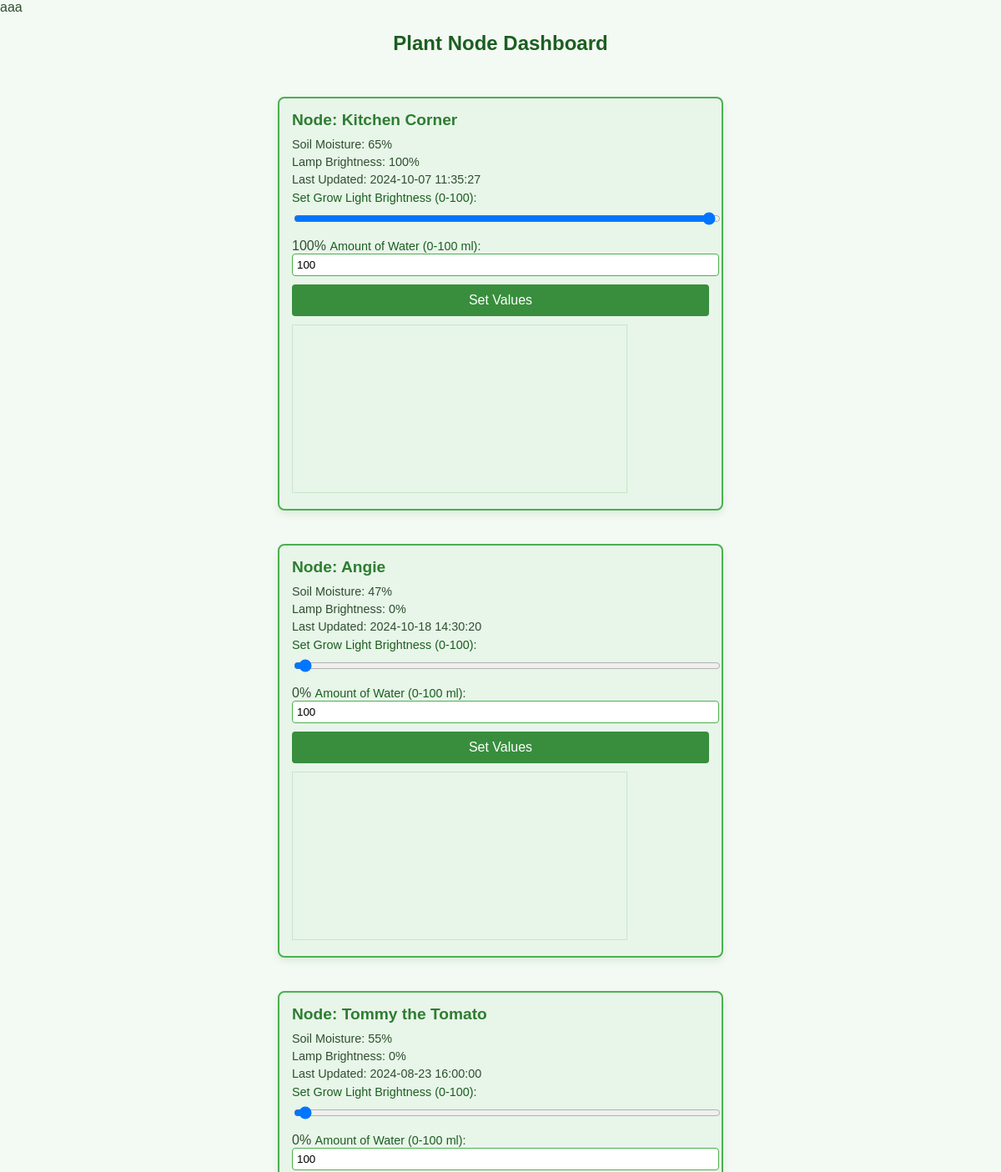
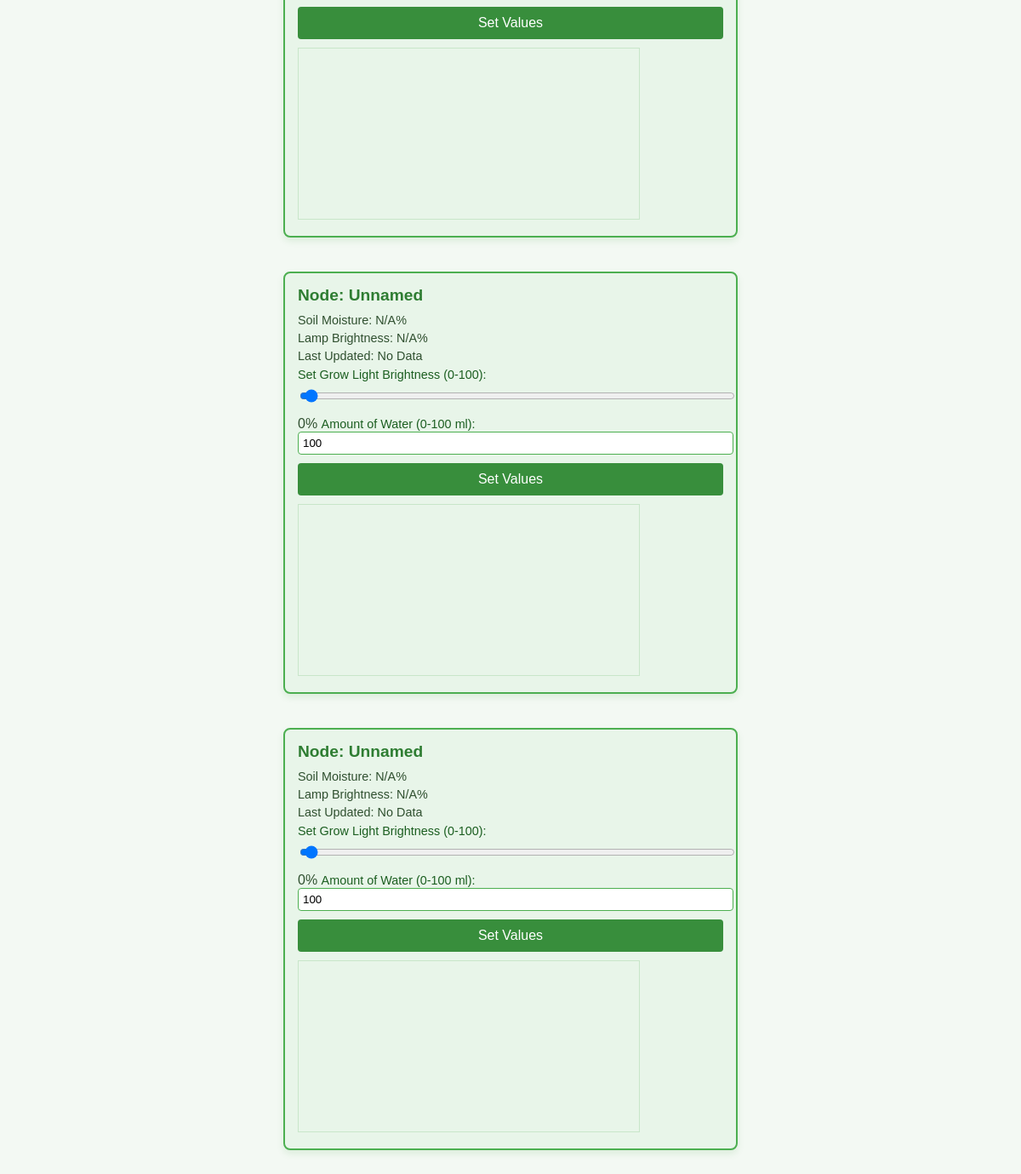
Screenshot of /nodes.php with the database file from the repository (2 pictures, top to bottom).
### tables this page shows
CREATE TABLE Node (
    pk_node INT AUTO_INCREMENT PRIMARY KEY,
    name VARCHAR(50) DEFAULT NULL,
    macAddress VARCHAR(17) UNIQUE NOT NULL,
    fk_plantVariety_contains INT,
    plantingDate DATE,
    fk_operator_belongs INT DEFAULT 1 NOT NULL,
    CONSTRAINT fk_node_operator FOREIGN KEY (fk_operator_belongs) REFERENCES Operator(pk_operator),
    CONSTRAINT fk_node_plantvariety FOREIGN KEY (fk_plantVariety_contains) REFERENCES PlantVariety(pk_plantVariety)
);

### nodes.php (the view, shortened to what this page needs)
<!DOCTYPE html>
<html lang="en">
<head>
    <link rel="stylesheet" href="nodes.css">
</head>aaa
<body>
<h1>Plant Node Dashboard</h1>
<?php
global $pdo;
try {
    $query = $pdo->query("
            SELECT
                n.pk_node,
                n.name,
                m.soilMoisture,
                m.lampBrightness,
                MAX(m.recordDateTime) AS last_updated
            FROM
                Node n
            LEFT JOIN
                Measurement m
            ON
                n.pk_node = m.fk_node_isRecorded
            GROUP BY
                n.pk_node;
        ");
    $nodes = $query->fetchAll(PDO::FETCH_ASSOC);
} catch (Exception $e) {
    die("Error fetching nodes and measurements: " . $e->getMessage());
}
?>
<div id="node-view-container">
    <?php if (empty($nodes)): ?>
        <p>No nodes available.</p>
    <?php else: ?>
        <?php foreach ($nodes as $node): ?>
            <div class="node-card">
                <h2>Node: <?= htmlspecialchars($node['name'] ?? 'Unnamed') ?></h2>
                <p>Soil Moisture: <?= htmlspecialchars($node['soilMoisture'] ?? 'N/A') ?>%</p>
                <p>Lamp Brightness: <?= htmlspecialchars($node['lampBrightness'] ?? 'N/A') ?>%</p>
                <p>Last Updated: <?= htmlspecialchars($node['last_updated'] ?? 'No Data') ?></p>
                <label for="brightness_<?= $node['pk_node'] ?>">Set Grow Light Brightness (0-100):</label>
                <input type="range" id="brightness_<?= $node['pk_node'] ?>" min="0" max="100"
                       value="<?= htmlspecialchars($node['lampBrightness'] ?? 0) ?>" step="1">
                <span
                        id="brightness_value_<?= $node['pk_node'] ?>"><?= htmlspecialchars($node['lampBrightness'] ?? 0) ?>%</span>
                <label for="water_<?= $node['pk_node'] ?>">Amount of Water (0-100 ml):</label>
                <input type="number" id="water_<?= $node['pk_node'] ?>" min="0" max="100" value="100" step="1">
                <button onclick="setControlValues(<?= $node['pk_node'] ?>)">Set Values</button>
                <canvas id="chart_<?= $node['pk_node'] ?>" width="400" height="200"></canvas>
            </div>
        <?php endforeach; ?>
    <?php endif; ?>
</div>
<script>
    function setControlValues(nodeId) {
        console.log("Setting values for Node ID:", nodeId);
        // Add the logic for updating node values
    }
    document.querySelectorAll('canvas').forEach(canvas => {
        const nodeId = canvas.id.split('_')[1];
        fetch(`measurementData.php?node_id=${nodeId}`)
            .then(response => response.json())
            .then(data => {
                if (data && Array.isArray(data) && data.length > 0) {
                    const ctx = canvas.getContext('2d');
                    new Chart(ctx, {
                        type: 'line',
                        data: {
                            labels: data.map(d => luxon.DateTime.fromISO(d.recordDateTime).toFormat('HH:mm:ss')),
                            datasets: [{
                                label: 'Soil Moisture',
                                data: data.map(d => d.soilMoisture),
                                borderColor: '#00aaff',
                                fill: false
                            }]
                        },
                        options: {
                            responsive: true,
                            scales: {
                                x: {
                                    type: 'category',
                                    labels: data.map(d => luxon.DateTime.fromISO(d.recordDateTime).toFormat('HH:mm')),
                                },
                                y: {
                                    beginAtZero: true,
                                    min: 0,
                                    max: 100
                                }
                            }
                        }
                    });
                } else {
                    console.error("Invalid or empty data for Node ID:", nodeId);
                }
            })
            .catch(error => console.error('Error fetching data for Node ID:', nodeId, error));
    });
</script>
</body>
</html>

### nodes.css (style rules this page uses)
body { font-family: Arial, sans-serif; margin: 0; padding: 0; box-sizing: border-box; background-color: #f3f9f3; color: #2f4f2f; }
h1 { text-align: center; font-size: 1.5em; color: #1b5e20; margin: 20px 0; }
#node-view-container { display: flex; flex-direction: column; align-items: center; padding: 10px; }
.node-card { width: 100%; max-width: 500px; margin: 20px 0; padding: 15px; border: 2px solid #4caf50; border-radius: 8px; background-color: #e8f5e9; box-shadow: 0 4px 8px rgba(0, 128, 0, 0.1); }
.node-card h2 { margin: 0 0 10px; font-size: 1.2em; color: #2e7d32; }
.node-card p { margin: 5px 0; font-size: 0.9em; }
.node-card label { font-size: 0.9em; color: #1b5e20; }
.node-card input[type="range"], .node-card input[type="number"] { width: 100%; margin-bottom: 10px; padding: 5px; border: 1px solid #4caf50; border-radius: 4px; }
.node-card button { width: 100%; padding: 10px; background-color: #388e3c; color: white; border: none; border-radius: 4px; font-size: 1em; cursor: pointer; }
canvas { min-width: 300px; min-height: 150px; margin-top: 10px; border: 1px solid #c8e6c9; }

### rows the page displays
node: name "Kitchen Corner", soilMoisture "65", lampBrightness "100", last_updated "2024-10-07 11:35:27", pk_node "100"
node: name "Angie", soilMoisture "47", lampBrightness "0", last_updated "2024-10-18 14:30:20"
node: name "Tommy the Tomato", soilMoisture "55", lampBrightness "0", last_updated "2024-08-23 16:00:00"
node: name "Unnamed", soilMoisture "N/A", lampBrightness "N/A", last_updated "No Data", lampBrightness "0"
node: name "Unnamed", soilMoisture "N/A", lampBrightness "N/A", last_updated "No Data", lampBrightness "0"
